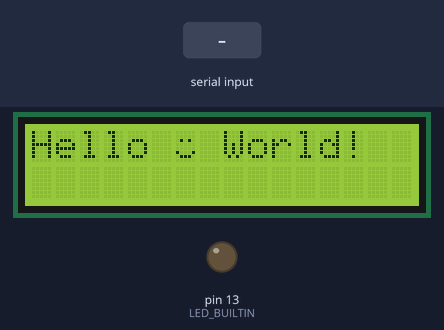
Recording of a sketch running on a simulated Arduino Mega 2560, built with avr-gcc and run on an emulated ATmega2560. Parts: 16×2 character LCD, output pins drawn as LEDs (lit = HIGH). Dashed ring = blinking. The inputs (shaded band) are chosen by the test bench. What the sketch prints to the serial monitor is not drawn.

Above: at 1.1 s.
At 5.6 s:
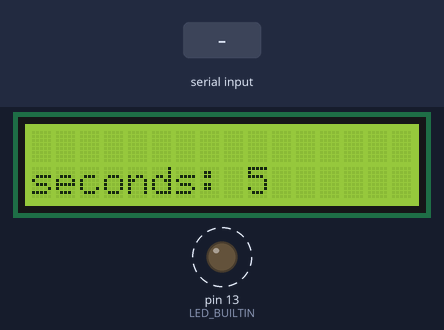
6.3 s: byte 30 received over Serial
At 7.4 s:
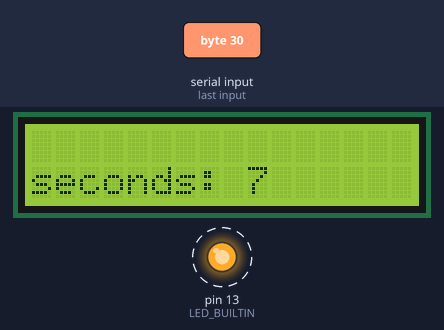
9.3 s: byte 90 received over Serial
At 10.34 s:
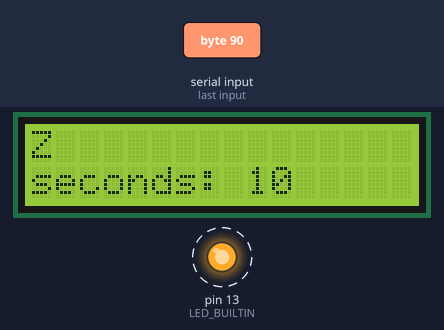
12.3 s: byte 120 received over Serial
At 13.34 s:
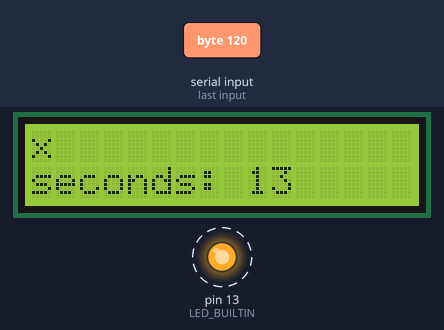
Timing chart, 0 to 21.3 s (numbered marks = the images above; inputs shaded):
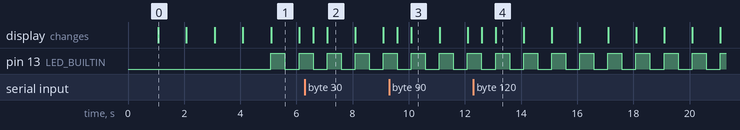

Measured:
- after the input at 9.3 s, the display: first changes after 0.30 s (image 3 shows a later state)
- after the input at 12.3 s, the display: first changes after 0.30 s (image 4 shows a later state)
- by itself, pin 13 (LED_BUILTIN): alternates HIGH for 0.50 s and LOW for 0.50 s
- what the display in image 1 shows lasts 1.0 s, from 5.1 s to 6.1 s

The sketch:

LCD_MEGA.ino
```cpp
// Program an LCD 16x2
#include <LiquidCrystal.h>

#define BAUDRATE 115200
#define MAX_FPS 2 // Max Frames Per Second

#define RS  49    // pin 4 yellow
#define RW  48    // pin 5 green
#define E   47    // pin 6 blue
#define DB4 46    // pin 11 purple
#define DB5 45    // pin 12 grey
#define DB6 44    // pin 13 white
#define DB7 43    // pin 14 brown

#define BLACK   "\033[1;30m"    // ^[1;30m   Bg Black on white
#define RED     "\033[1;31m"    // ^[1;31m   Bg Red foreground
#define GREEN   "\033[1;32m"    // ^[1;32m   Bg Green foreground
#define YELLOW  "\033[1;33m"    // ^[1;33m   Bg Yellow foreground
#define BLUE    "\033[1;34m"    // ^[1;34m   Bg Blue foreground
#define MAGENTA "\033[1;35m"    // ^[1;35m   Bg Magenta foreground
#define CYAN    "\033[1;36m"    // ^[1;36m   Bg Cyan foreground
#define WHITE   "\033[1;37m"    // ^[1;37m   Bg White foreground
#define RESET   "\033[1;39m"    // ^[1;39m   RESET color

unsigned long previousMillis = 0; // will store last time LED was updated
int incomingByte[16];
int pos = 0;
byte firstTime = true;

LiquidCrystal lcd(RS, RW, E, DB4, DB5, DB6, DB7);
// make some custom characters:

byte heart[8] = {
  0b00000,
  0b01010,
  0b11111,
  0b11111,
  0b11111,
  0b01110,
  0b00100,
  0b00000
};


byte smiley[8] = {
  0b00000,
  0b00000,
  0b01010,
  0b00000,
  0b00000,
  0b10001,
  0b01110,
  0b00000
};


byte frownie[8] = {
  0b00000,
  0b00000,
  0b01010,
  0b00000,
  0b00000,
  0b00000,
  0b01110,
  0b10001
};


byte armsDown[8] = {
  0b00100,
  0b01010,
  0b00100,
  0b00100,
  0b01110,
  0b10101,
  0b00100,
  0b01010
};


byte armsUp[8] = {
  0b00100,
  0b01010,
  0b00100,
  0b10101,
  0b01110,
  0b00100,
  0b00100,
  0b01010
};

void setup() {
  // put your setup code here, to run once:
  Serial.begin(BAUDRATE);
  while(!Serial);

  Serial.println("\033[1;35m");
  Serial.print("[");
  Serial.print(millis());
  Serial.print(" ms]\t");
  Serial.print("Arduino MEGA 2560 with LCD 16x2!");
  Serial.println("\033[1;39m");

  // declare pin 2 to be an output:
  pinMode(LED_BUILTIN, OUTPUT);
  Serial.print("[");
  Serial.print(millis());
  Serial.print(" ms]\t");
  Serial.print("LED_BUILTIN pin: ");
  Serial.println(LED_BUILTIN);

  lcd.begin(16, 2);
  lcd.createChar(0, heart); // create a new character
  lcd.createChar(1, smiley); // create a new character
  lcd.createChar(2, frownie); // create a new character
  lcd.createChar(3, armsDown); // create a new character
  lcd.createChar(4, armsUp); // create a new character
  lcd.clear();
  //lcd.setCursor(0, 0);
  for(int i=0; i<5; i++) {
    lcd.home();
    lcd.print("Hello ");
    lcd.write(byte(i));
    lcd.print(" World!");
    delay(1000); // 1 second delay
  }
  //lcd.cursor();
  //lcd.blink();
  //lcd.display();
}

void loop() {

  // put your main code here, to run repeatedly:
  unsigned long currentMillis = millis();
  if (currentMillis - previousMillis >= (unsigned long)(((float)1/MAX_FPS)*1000)) {
    // save the last time you blinked the LED
    previousMillis = currentMillis;
    digitalWrite(LED_BUILTIN, !(digitalRead(LED_BUILTIN)));
    Serial.print("[");
    Serial.print(millis());
    Serial.print(" ms]\t");
    Serial.print("LED_BUILTIN is: ");
    Serial.println(digitalRead(LED_BUILTIN));

    lcd.clear(); // Clear screen

    while(Serial.available() > 0) {
      if(firstTime) {
        pos = 0;
        firstTime = false;
      }
      incomingByte[pos] = Serial.read();
      pos++;
    }
    firstTime = true;

    lcd.home();
    for(int i=0; i<pos; i++){
      lcd.write(incomingByte[i]);
    }

    lcd.setCursor(0, 1);
    lcd.print("seconds: ");
    lcd.print(millis() / 1000); // print the number of seconds since reset:
    //lcd.scrollDisplayLeft();
  } // end if millis
}
```
